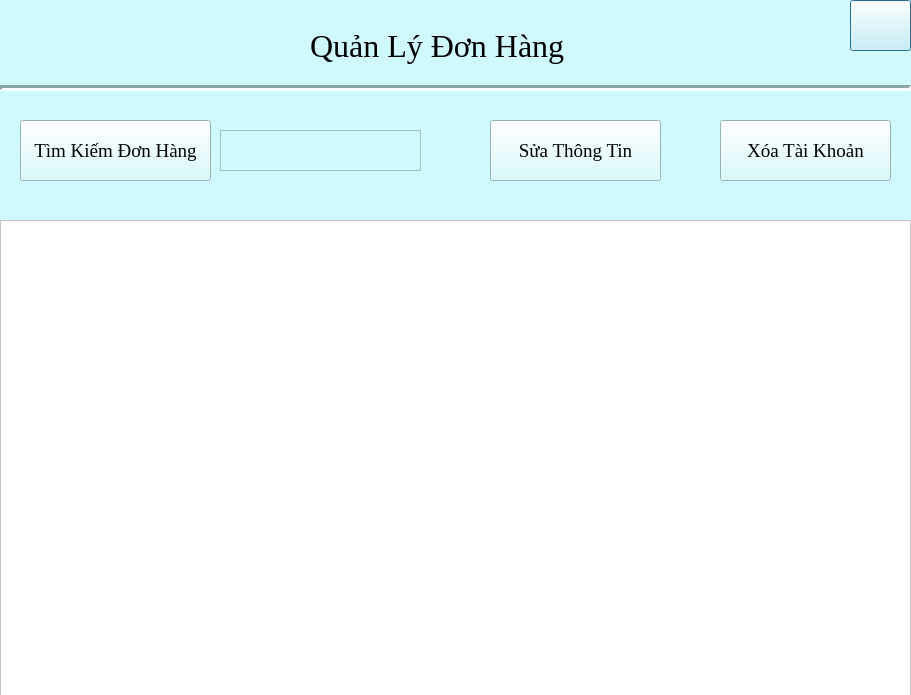
<?xml version="1.0" encoding="UTF-8"?>
<ui version="4.0">
 <class>Dialog</class>
 <widget class="QDialog" name="Dialog">
  <property name="geometry">
   <rect>
    <x>0</x>
    <y>0</y>
    <width>911</width>
    <height>695</height>
   </rect>
  </property>
  <property name="windowTitle">
   <string>Dialog</string>
  </property>
  <property name="styleSheet">
   <string notr="true">background-color: #D0F9FD;</string>
  </property>
  <widget class="QLabel" name="label">
   <property name="geometry">
    <rect>
     <x>310</x>
     <y>10</y>
     <width>331</width>
     <height>71</height>
    </rect>
   </property>
   <property name="font">
    <font>
     <family>Times New Roman</family>
     <pointsize>24</pointsize>
    </font>
   </property>
   <property name="styleSheet">
    <string notr="true"/>
   </property>
   <property name="text">
    <string>Quản Lý Đơn Hàng</string>
   </property>
  </widget>
  <widget class="QTableView" name="tblDuLieu">
   <property name="geometry">
    <rect>
     <x>0</x>
     <y>220</y>
     <width>911</width>
     <height>481</height>
    </rect>
   </property>
   <property name="styleSheet">
    <string notr="true">background-color:white;
color:black;</string>
   </property>
  </widget>
  <widget class="Line" name="line">
   <property name="geometry">
    <rect>
     <x>0</x>
     <y>80</y>
     <width>911</width>
     <height>16</height>
    </rect>
   </property>
   <property name="lineWidth">
    <number>3</number>
   </property>
   <property name="orientation">
    <enum>Qt::Horizontal</enum>
   </property>
  </widget>
  <widget class="QPushButton" name="btnQuayVe">
   <property name="geometry">
    <rect>
     <x>850</x>
     <y>0</y>
     <width>61</width>
     <height>51</height>
    </rect>
   </property>
   <property name="styleSheet">
    <string notr="true"/>
   </property>
   <property name="text">
    <string/>
   </property>
  </widget>
  <widget class="QLabel" name="Favicon">
   <property name="geometry">
    <rect>
     <x>10</x>
     <y>10</y>
     <width>121</width>
     <height>71</height>
    </rect>
   </property>
   <property name="text">
    <string/>
   </property>
  </widget>
  <widget class="QTextEdit" name="txtTimKiem">
   <property name="geometry">
    <rect>
     <x>220</x>
     <y>130</y>
     <width>201</width>
     <height>41</height>
    </rect>
   </property>
   <property name="font">
    <font>
     <family>Times New Roman</family>
     <pointsize>16</pointsize>
    </font>
   </property>
   <property name="html">
    <string>&lt;!DOCTYPE HTML PUBLIC &quot;-//W3C//DTD HTML 4.0//EN&quot; &quot;http://www.w3.org/TR/REC-html40/strict.dtd&quot;&gt;
&lt;html&gt;&lt;head&gt;&lt;meta name=&quot;qrichtext&quot; content=&quot;1&quot; /&gt;&lt;style type=&quot;text/css&quot;&gt;
p, li { white-space: pre-wrap; }
&lt;/style&gt;&lt;/head&gt;&lt;body style=&quot; font-family:'Times New Roman'; font-size:16pt; font-weight:400; font-style:normal;&quot;&gt;
&lt;p style=&quot;-qt-paragraph-type:empty; margin-top:0px; margin-bottom:0px; margin-left:0px; margin-right:0px; -qt-block-indent:0; text-indent:0px;&quot;&gt;&lt;br /&gt;&lt;/p&gt;&lt;/body&gt;&lt;/html&gt;</string>
   </property>
  </widget>
  <widget class="QPushButton" name="btnSuaTaiKhoan">
   <property name="geometry">
    <rect>
     <x>490</x>
     <y>120</y>
     <width>171</width>
     <height>61</height>
    </rect>
   </property>
   <property name="font">
    <font>
     <family>Times New Roman</family>
     <pointsize>14</pointsize>
    </font>
   </property>
   <property name="text">
    <string>Sửa Thông Tin</string>
   </property>
  </widget>
  <widget class="QPushButton" name="btnXoaTaiKhoan">
   <property name="geometry">
    <rect>
     <x>720</x>
     <y>120</y>
     <width>171</width>
     <height>61</height>
    </rect>
   </property>
   <property name="font">
    <font>
     <family>Times New Roman</family>
     <pointsize>14</pointsize>
    </font>
   </property>
   <property name="text">
    <string>Xóa Tài Khoản</string>
   </property>
  </widget>
  <widget class="QPushButton" name="btnSearch">
   <property name="geometry">
    <rect>
     <x>20</x>
     <y>120</y>
     <width>191</width>
     <height>61</height>
    </rect>
   </property>
   <property name="font">
    <font>
     <family>Times New Roman</family>
     <pointsize>14</pointsize>
    </font>
   </property>
   <property name="text">
    <string>Tìm Kiếm Đơn Hàng</string>
   </property>
  </widget>
 </widget>
 <resources/>
 <connections/>
</ui>
